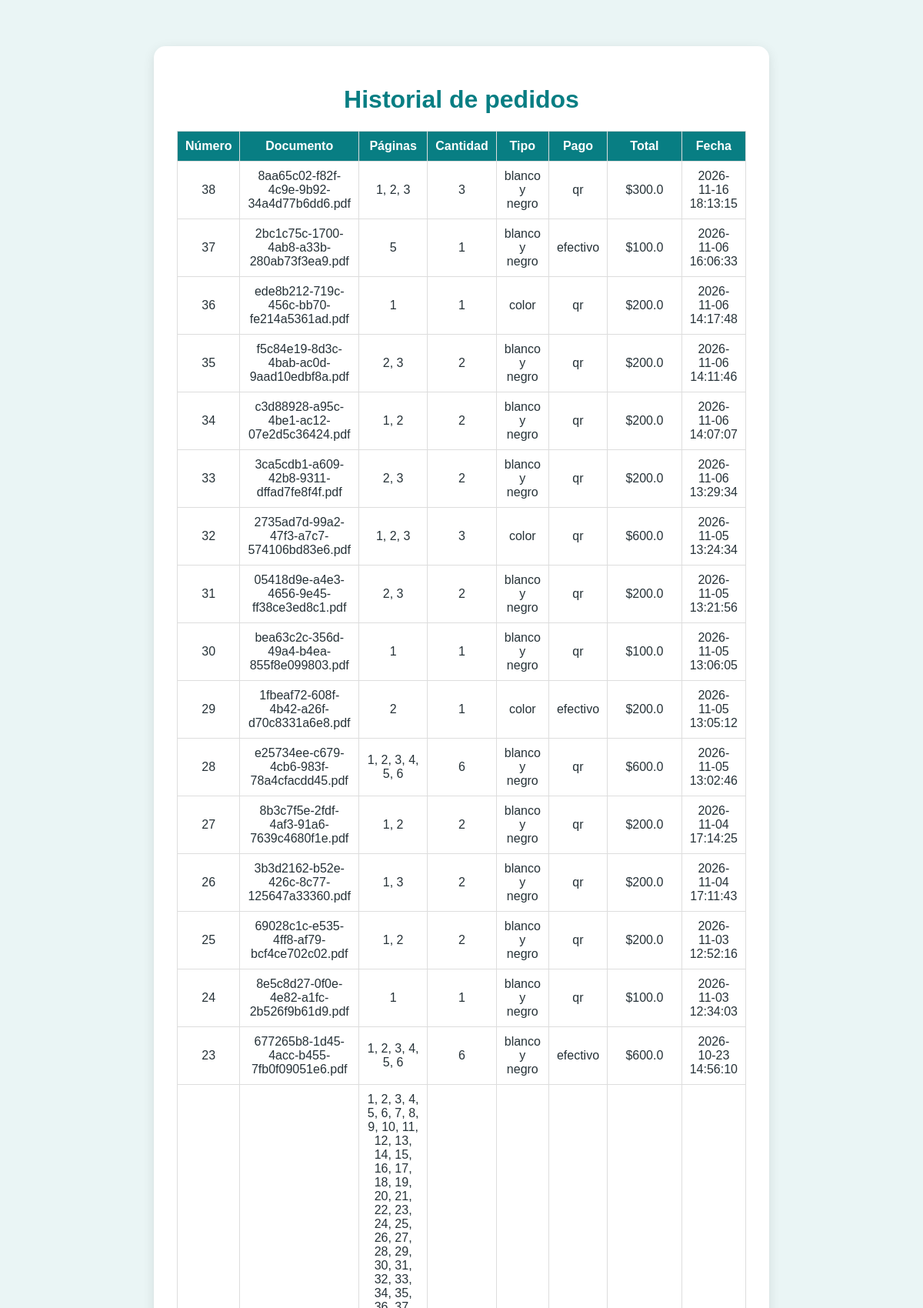
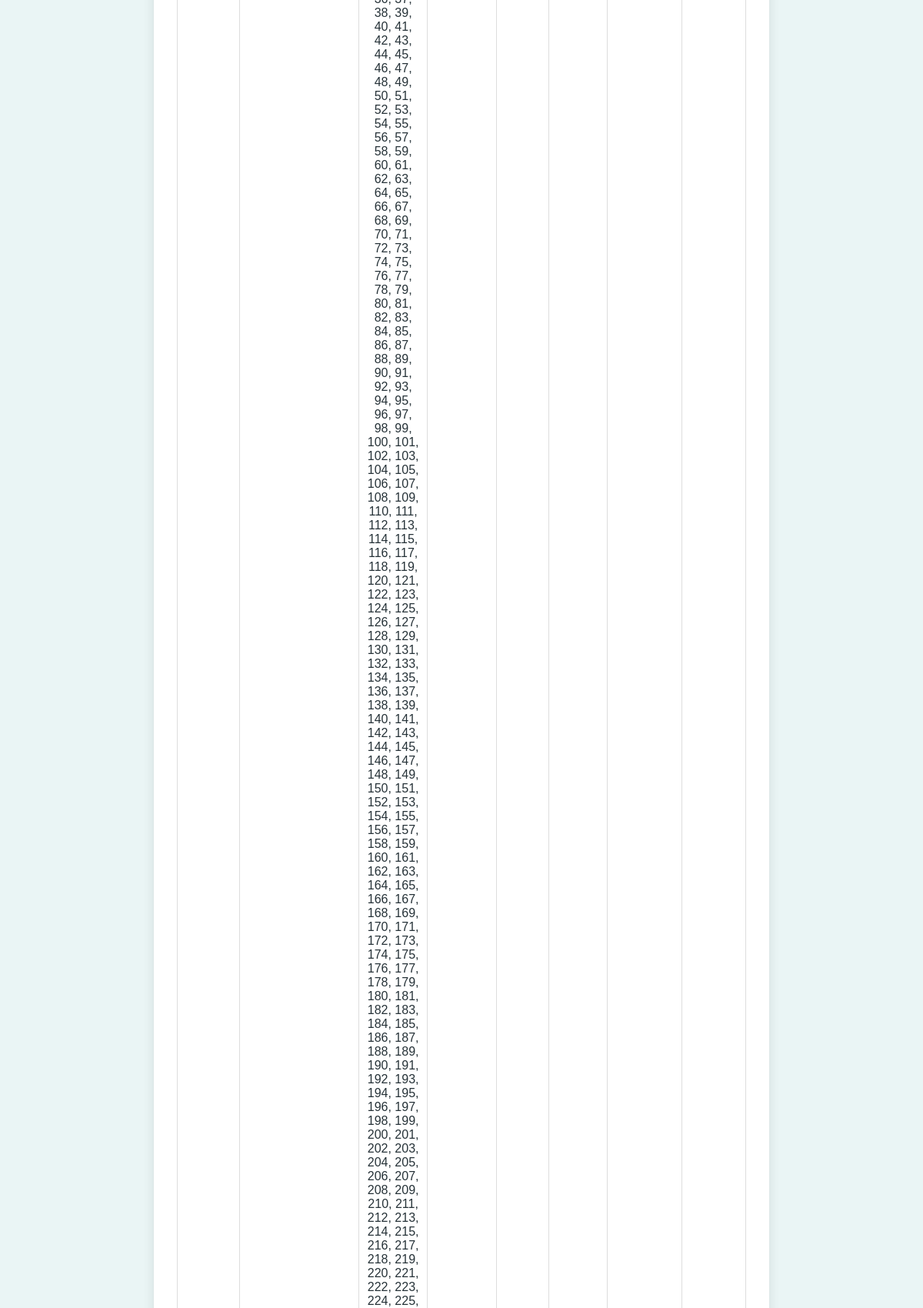
The app's page /pedidos (signed in, upper part) with its own data (2 pictures, top to bottom).
### tables this page shows
CREATE TABLE pedidos (
            id INTEGER PRIMARY KEY AUTOINCREMENT,
            documento TEXT NOT NULL,
            paginas TEXT NOT NULL,
            cantidad INTEGER NOT NULL,
            precio_por_pagina REAL NOT NULL,
            total REAL NOT NULL,
            fecha TIMESTAMP DEFAULT CURRENT_TIMESTAMP
        , tipo_impresion TEXT NOT NULL
            DEFAULT 'blanco y negro', forma_pago TEXT NOT NULL
            DEFAULT 'efectivo', estado_pago TEXT NOT NULL
            DEFAULT 'pendiente');

### app.py (the view)
@app.route("/pedidos")
@requiere_login
def ver_pedidos():
    conexion = conectar()
    pedidos = conexion.execute(
        "SELECT * FROM pedidos ORDER BY id DESC"
    ).fetchall()
    conexion.close()
    return render_template(
        "pedidos.html",
        pedidos=pedidos
    )

### app.py (called while the page is built)
def conectar():
    return sqlite3.connect(BASE_DATOS)

def requiere_login(funcion):
    @wraps(funcion)
    def decorada(*args, **kwargs):
        if not session.get("logueado"):
            return redirect(url_for("login"))
        return funcion(*args, **kwargs)
    return decorada

### templates/pedidos.html (shortened to what this page needs)
<!DOCTYPE html>
<html lang="es">
<head>
    <link rel="stylesheet" href="{{ url_for('static', filename='styles.css') }}">
</head>
<body>
    <main class="contenedor">
        <h1>Historial de pedidos</h1>
        {% if pedidos %}
            <div class="tabla-contenedor">
                <table>
                    <thead>
                        <tr>
                            <th>Número</th>
                            <th>Documento</th>
                            <th>Páginas</th>
                            <th>Cantidad</th>
                            <th>Tipo</th>
                            <th>Pago</th>
                            <th>Total</th>
                            <th>Fecha</th>
                        </tr>
                    </thead>
                    <tbody>
                        {% for pedido in pedidos %}
                            <tr>
                                <td>{{ pedido[0] }}</td>
                                <td>{{ pedido[1] }}</td>
                                <td>{{ pedido[2] }}</td>
                                <td>{{ pedido[3] }}</td>
                                <td>{{ pedido[7] }}</td>
                                <td>{{ pedido[8] }}</td>
                                <td>${{ pedido[5] }}</td>
                                <td>{{ pedido[6] }}</td>
                            </tr>
                        {% endfor %}
                    </tbody>
                </table>
            </div>
        {% else %}
            <p>Todavía no hay pedidos registrados.</p>
        {% endif %}
    </main>
</body>
</html>

### static/styles.css (style rules this page uses)
* { box-sizing: border-box; }
body { margin: 0; padding: 30px; font-family: Arial, sans-serif; background: #eaf5f5; color: #263238; }
.contenedor { max-width: 800px; margin: 30px auto; padding: 30px; background: white; border-radius: 15px; box-shadow: 0 4px 15px rgba(0, 0, 0, 0.1); }
h1 { color: #087e83; text-align: center; }
.tabla-contenedor { overflow-x: auto; }
table { width: 100%; border-collapse: collapse; }
th, td { padding: 10px; border: 1px solid #ddd; text-align: center; }
th { background: #087e83; color: white; }

### records on screen
pedidos: id "38", documento "8aa65c02-f82f-4c9e-9b92-34a4d77b6dd6.pdf", paginas "1, 2, 3", cantidad "3", tipo_impresion "blanco y negro", forma_pago "qr", total "300.0", fecha "2026-11-16 18:13:15"
pedidos: id "37", documento "2bc1c75c-1700-4ab8-a33b-280ab73f3ea9.pdf", paginas "5", cantidad "1", tipo_impresion "blanco y negro", forma_pago "efectivo", total "100.0", fecha "2026-11-06 16:06:33"
pedidos: id "36", documento "ede8b212-719c-456c-bb70-fe214a5361ad.pdf", paginas "1", cantidad "1", tipo_impresion "color", forma_pago "qr", total "200.0", fecha "2026-11-06 14:17:48"
pedidos: id "35", documento "f5c84e19-8d3c-4bab-ac0d-9aad10edbf8a.pdf", paginas "2, 3", cantidad "2", tipo_impresion "blanco y negro", forma_pago "qr", total "200.0", fecha "2026-11-06 14:11:46"
pedidos: id "34", documento "c3d88928-a95c-4be1-ac12-07e2d5c36424.pdf", paginas "1, 2", cantidad "2", tipo_impresion "blanco y negro", forma_pago "qr", total "200.0", fecha "2026-11-06 14:07:07"
pedidos: id "33", documento "3ca5cdb1-a609-42b8-9311-dffad7fe8f4f.pdf", paginas "2, 3", cantidad "2", tipo_impresion "blanco y negro", forma_pago "qr", total "200.0", fecha "2026-11-06 13:29:34"
pedidos: id "32", documento "2735ad7d-99a2-47f3-a7c7-574106bd83e6.pdf", paginas "1, 2, 3", cantidad "3", tipo_impresion "color", forma_pago "qr", total "600.0", fecha "2026-11-05 13:24:34"
pedidos: id "31", documento "05418d9e-a4e3-4656-9e45-ff38ce3ed8c1.pdf", paginas "2, 3", cantidad "2", tipo_impresion "blanco y negro", forma_pago "qr", total "200.0", fecha "2026-11-05 13:21:56"
pedidos: id "30", documento "bea63c2c-356d-49a4-b4ea-855f8e099803.pdf", paginas "1", cantidad "1", tipo_impresion "blanco y negro", forma_pago "qr", total "100.0", fecha "2026-11-05 13:06:05"
pedidos: id "29", documento "1fbeaf72-608f-4b42-a26f-d70c8331a6e8.pdf", paginas "2", cantidad "1", tipo_impresion "color", forma_pago "efectivo", total "200.0", fecha "2026-11-05 13:05:12"
pedidos: id "28", documento "e25734ee-c679-4cb6-983f-78a4cfacdd45.pdf", paginas "1, 2, 3, 4, 5, 6", cantidad "6", tipo_impresion "blanco y negro", forma_pago "qr", total "600.0", fecha "2026-11-05 13:02:46"
pedidos: id "27", documento "8b3c7f5e-2fdf-4af3-91a6-7639c4680f1e.pdf", paginas "1, 2", cantidad "2", tipo_impresion "blanco y negro", forma_pago "qr", total "200.0", fecha "2026-11-04 17:14:25"
pedidos: id "26", documento "3b3d2162-b52e-426c-8c77-125647a33360.pdf", paginas "1, 3", cantidad "2", tipo_impresion "blanco y negro", forma_pago "qr", total "200.0", fecha "2026-11-04 17:11:43"
pedidos: id "25", documento "69028c1c-e535-4ff8-af79-bcf4ce702c02.pdf", paginas "1, 2", cantidad "2", tipo_impresion "blanco y negro", forma_pago "qr", total "200.0", fecha "2026-11-03 12:52:16"
pedidos: id "24", documento "8e5c8d27-0f0e-4e82-a1fc-2b526f9b61d9.pdf", paginas "1", cantidad "1", tipo_impresion "blanco y negro", forma_pago "qr", total "100.0", fecha "2026-11-03 12:34:03"
pedidos: id "23", documento "677265b8-1d45-4acc-b455-7fb0f09051e6.pdf", paginas "1, 2, 3, 4, 5, 6", cantidad "6", tipo_impresion "blanco y negro", forma_pago "efectivo", total "600.0", fecha "2026-10-23 14:56:10"
